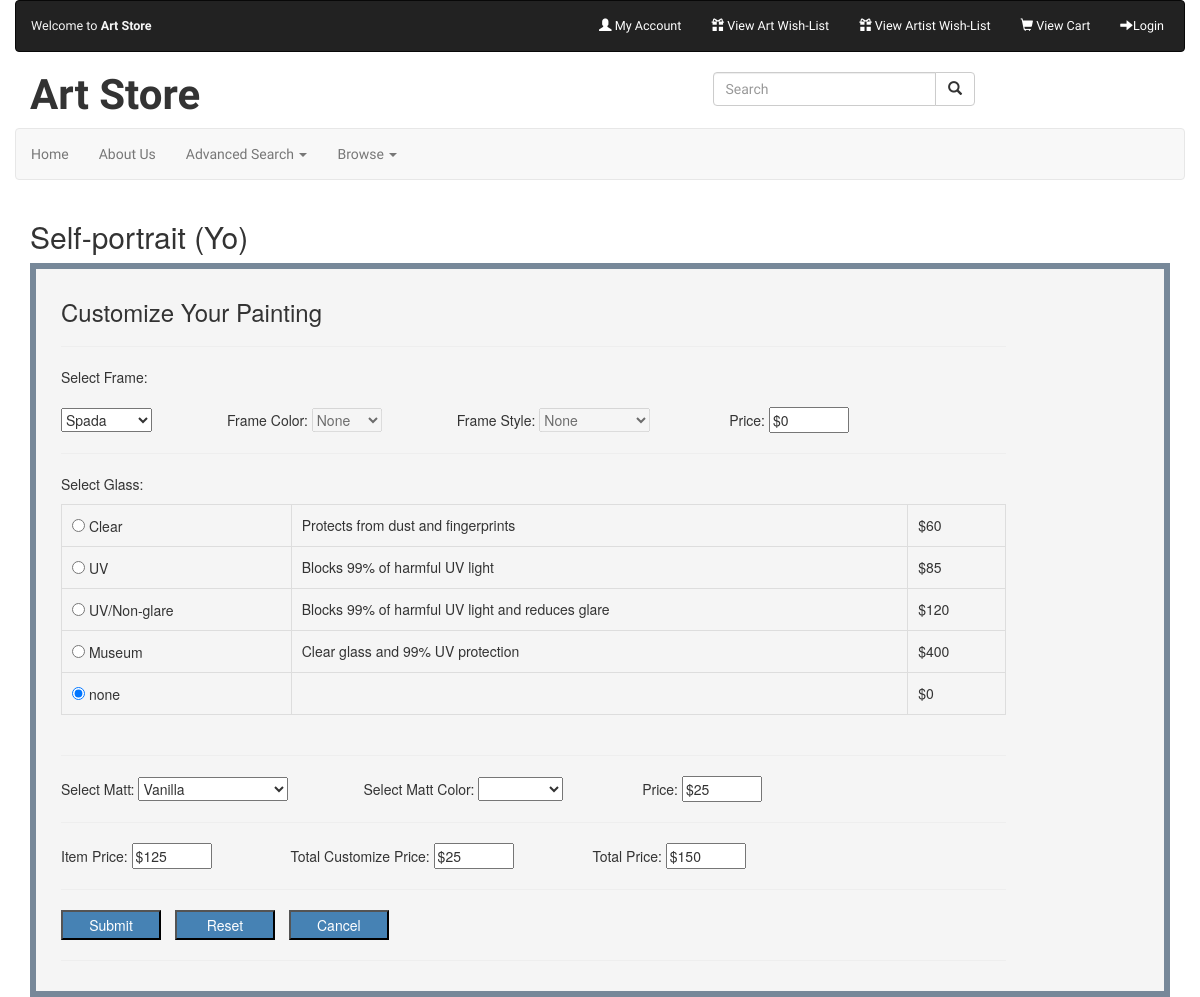
The app's page /customize-product.php?PaintingID=5 with its own data.
### tables this page shows
CREATE TABLE `paintings` (
  `PaintingID` int(11) NOT NULL,
  `ArtistID` int(11) DEFAULT '0',
  `GalleryID` int(11) DEFAULT NULL,
  `ImageFileName` varchar(50) NOT NULL,
  `Title` varchar(255) NOT NULL,
  `ShapeID` int(11) DEFAULT NULL,
  `MuseumLink` varchar(255) DEFAULT NULL,
  `AccessionNumber` varchar(255) DEFAULT NULL,
  `CopyrightText` varchar(255) DEFAULT 'Public domain',
  `Description` longtext,
  `Excerpt` longtext,
  `YearOfWork` int(11) DEFAULT '0',
  `Width` int(11) DEFAULT NULL,
  `Height` int(11) DEFAULT NULL,
  `Medium` varchar(255) DEFAULT 'Oil on canvas',
  `Cost` decimal(19,4) DEFAULT '700.0000',
  `MSRP` decimal(19,4) DEFAULT '900.0000',
  `GoogleLink` varchar(255) DEFAULT NULL,
  `GoogleDescription` longtext,
  `WikiLink` varchar(255) DEFAULT NULL,
  `ReviewCount` int(11) NOT NULL
);

CREATE TABLE `typesglass` (
  `GlassID` int(11) NOT NULL,
  `Title` varchar(255) DEFAULT NULL,
  `Description` varchar(255) DEFAULT NULL,
  `Price` decimal(19,4) DEFAULT NULL
);

### includes/art-ultilities.inc.php (called while the page is built, shortened)
<?php
function getPaintingDetails($paintingsID) {
    try{
        $pdo = new PDO(DBCONNSTRING, DBUSER, DBPASS);
        $pdo->setAttribute(PDO::ATTR_ERRMODE, PDO::ERRMODE_EXCEPTION);
        $sql = "SELECT Paintings.PaintingID, Artists.ArtistID, CONCAT_WS(' ',Artists.FirstName, Artists.LastName) AS ArtistName,
                Galleries.GalleryID, GalleryName, GalleryCity ,ImageFileName, Title, Paintings.ShapeID, ShapeName, CopyrightText, Paintings.Description,
                YearOfWork, Width, Height, Medium, Cost, GenreName, SubjectName
                FROM Paintings JOIN PaintingSubjects ON Paintings.PaintingID = PaintingSubjects.PaintingID
                                JOIN Subjects ON PaintingSubjects.SubjectID = Subjects.SubjectID
                                JOIN PaintingGenres ON Paintings.PaintingID = PaintingGenres.PaintingID
                                JOIN Genres ON PaintingGenres.GenreID = Genres.GenreID
                                JOIN Artists ON Paintings.ArtistID = Artists.ArtistID
                                JOIN Galleries ON Paintings.GalleryID = Galleries.GalleryID
                                JOIN Shapes ON Paintings.ShapeID = Shapes.ShapeID
                                WHERE Paintings.PaintingID = ?";
        $statement = $pdo->prepare($sql);
        $statement->bindValue(1, $paintingsID);
        $statement->execute();
        $paintings = array();
        while($row=$statement->fetch()) {
            $aPainting = new Art($row['PaintingID'],$row['ArtistID'],$row['ArtistName'],$row['GalleryID'],
                                $row['GalleryName'],$row['GalleryCity'],$row['ImageFileName'],$row['Title'],
                                $row['ShapeID'],$row['ShapeName'],$row['CopyrightText'],$row['Description'],
                                $row['YearOfWork'],$row['Width'],$row['Height'],$row['Medium'],$row['Cost'],
                                $row['GenreName'],$row['SubjectName']);
            if(array_key_exists($aPainting->getPaintingID(),$paintings)) {
                $newSubjectName = $row['SubjectName'];
                $subjectNames = $paintings[$aPainting->getPaintingID()]->getSubjectName();
                if(!in_array($newSubjectName, $subjectNames)){
                    $paintings[$aPainting->getPaintingID()]->setSubjectName($newSubjectName);
                }
                $newGenereName = $row['GenreName'];
                $genereNames = $paintings[$aPainting->getPaintingID()]->getGenresName();
                if(!in_array($newGenereName, $genereNames)){
                    $paintings[$aPainting->getPaintingID()]->setGenresName($newGenereName);
                }
            }
            else {
                $paintings[$aPainting->getPaintingID()] = $aPainting;
            }
        }
        return $paintings[$paintingsID];
    } catch(PDOException $e) {
        die($e->getMessage());
        return null;
    }
}
?>

### classes/art.class.php (called while the page is built, shortened)
<?php
    class Art {
        private $paintingID;
        private $title;
        private $cost;
        function setPaintingID($paintingId) {
            $this->paintingID = $paintingId;
        }
        function setTitle($title) {
            $this->title = $title;
        }
        function setCost($cost) {
            $this->cost = $cost;
        }
        function getPaintingID() {return $this->paintingID;}
        function getTitle() {return $this->title;}
        function getCost() {return $this->cost;}
    }
?>

### includes/cart-utilities.inc.php (the view, shortened to what this page needs)
<?php
require_once('art-ultilities.inc.php');
function getFrameOptions($option) {
    try
    {
        $pdo = new PDO(DBCONNSTRING, DBUSER, DBPASS);
        $pdo->setAttribute(PDO::ATTR_ERRMODE, PDO::ERRMODE_EXCEPTION);
        $sql = "SELECT DISTINCT ".$option." FROM TypesFrames ORDER BY Title DESC";
        $statement = $pdo->prepare($sql);
        $statement->execute();
        while ($row = $statement->fetch()) {
            if($row[$option] == "[None]" || $row[$option] == "" || is_null($row[$option])){
                $row[$option] = "None";
            }
            $aFrame[$option] = $row[$option];
            $frames[] = $aFrame;
        }
        return $frames;
    }
    catch (PDOException $e)
    {
        die($e->getMessage());
        return null;
    }
}
function showFrameTitles() {
    $frames = getFrameOptions('Title');
    echo "<span class='row-spacing'>Select Frame: <br><br><select name='FrameTitle' onchange='updateFramePrice()'>";
    foreach ($frames as $frame) {
        echo "<option value='".$frame['Title']."'>".$frame['Title']."</option>";
    }
    echo "</select></span>";
}
function showFrameColors() {
    $frames = getFrameOptions('Color');
    echo "<span class='row-spacing'>Frame Color: <select name='FrameColor' disabled>";
    foreach ($frames as $frame) {
        if($frame['Color']=='None') {
            $disabled = 'selected disabled';
        }
        else {
            $disabled = '';
        }
        echo "<option value='".$frame['Color']."'".$disabled.">".$frame['Color']."</option>";
    }
    echo "</select></span>";
}
function showFrameStyles() {
    $frames = getFrameOptions('Syle');
    echo "<span class='row-spacing'>Frame Style: <select name='FrameStyle' disabled>";
    foreach ($frames as $frame) {
        if($frame['Syle']=='None') {
            $disabled = 'selected disabled';
        }
        else {
            $disabled = '';
        }
        echo "<option value='".$frame['Syle']."'".$disabled.">".$frame['Syle']."</option>";
    }
    echo "</select></span>";
}
function showPriceForFrameSelection() {
    echo "<span class='customize-price'> Price: <input type='text' name='framePrice' value = '$0'  readonly> </span>";
}
function getGlassTypes() {
    try
    {
        $pdo = new PDO(DBCONNSTRING, DBUSER, DBPASS);
        $pdo->setAttribute(PDO::ATTR_ERRMODE, PDO::ERRMODE_EXCEPTION);
        $sql = "SELECT GlassID, Title, Description, Price FROM TypesGlass";
        $statement = $pdo->prepare($sql);
        $statement->execute();
        while ($row = $statement->fetch()) {
            if($row['Title'] == "[None]"){
                $row['Title'] = "none";
            }
            $aGlass['Title'] = $row['Title'];
            $aGlass['Description'] = $row['Description'];
            $aGlass['Price'] = $row['Price'];
            $glassTypes[$row['GlassID']] = $aGlass;
        }
        return $glassTypes;
    }
    catch (PDOException $e)
    {
        die($e->getMessage());
        return null;
    }
}
function showFrameGlassTypes() {
    $glassTypes = getGlassTypes();
    echo "<p> Select Glass: </p>";
    echo "<table id='glass-select'>";
    foreach ($glassTypes as $key => $type) {
        if ($type['Title'] == "none") {
            $radioChecked = 'checked';
        }
        else {
            $radioChecked = '';
        }
        echo "
                <tr>
                    <td>
                        <input type='radio' name='GlassType' value='".$type['Title']." $".$type['Price']."' ".$radioChecked. " onchange='updateFramePrice()'>
                        ".$type['Title']."
                    </td>
                    <td>
                        ".$type['Description']."
                    </td>
                    <td>
                        $". intval($type['Price'])."
                    </td>
                </tr>
            ";
    }
    echo "</table>";
}
function getMattTypes($option) {
    try
    {
        $pdo = new PDO(DBCONNSTRING, DBUSER, DBPASS);
        $pdo->setAttribute(PDO::ATTR_ERRMODE, PDO::ERRMODE_EXCEPTION);
        $sql = "SELECT MattID, ".$option." FROM TypesMatt ORDER BY Title DESC";
        $statement = $pdo->prepare($sql);
        $statement->execute();
        while ($row = $statement->fetch()) {
            if($row[$option] == "[None]" || is_null($row[$option])){
                $row[$option] = "Default";
            }
            $aMatt[$option] = $row[$option];
            $mattTypes[$row['MattID']] = $aMatt;
        }
        return $mattTypes;
    }
    catch (PDOException $e)
    {
        die($e->getMessage());
        return null;
    }
}
function showMattTitles() {
    $matts = getMattTypes('Title');
    echo "<span class='row-spacing'>Select Matt: <select name='MattTitle'>";
    foreach ($matts as $matt) {
        echo "<option value='".$matt['Title']."'>".$matt['Title']."</option>";
    }
    echo "</select></span>";
}
function showMattColors() {
    $matts = getMattTypes('ColorCode');
    echo "<span class='row-spacing'>Select Matt Color: <select name='colorPicker' id='color-picker' onchange='changeColor()'>";
    foreach ($matts as $matt) {
        echo "<option value='".$matt['ColorCode']."' style='background-color:#".$matt['ColorCode']."'>&nbsp;&nbsp;&nbsp;&nbsp;&nbsp;&nbsp;&nbsp;&nbsp;&nbsp;&nbsp;&nbsp;&nbsp;&nbsp;&nbsp;&nbsp;&nbsp;</option>";
    }
    echo "</select></span>";
}
function showMattPrice() {
    echo "<span class='customize-price''> Price: <input type='text' name='MattPrice' value = '$25'  readonly> </span>";
}
?>

### customize-product.php (shortened to what this page needs)
<?php
    include('includes/cart-utilities.inc.php');
    if(isset($_GET['PaintingID'])) {
        $paintingID = $_GET['PaintingID'];
    }
    else {
        header('Location: works.php');
    }
    $painting = getPaintingDetails($paintingID);
?>
<!DOCTYPE html>
<html>
    <head>
        <?php include "includes/head.inc.php";?>
    </head>
    <body>
        <?php include 'includes/primary-navigation.inc.php';?>
            <form action="cart/add-to-cart.php" method="POST" class"form-group">
                <h2><?php echo $painting->getTitle(); ?></h2>
                <div id='form-box'>
                    <fieldset>
                        <div class="container">
                            <div class="row">
                                <div class="col-md-10">
                                <h3>Customize Your Painting</h3>
                                <hr>
                                    <?php
                                        showFrameTitles();
                                        showFrameColors();
                                        showFrameStyles();
                                        showPriceForFrameSelection();
                                    ?>
                                <br>
                                <hr>
                                    <?php
                                        showFrameGlassTypes();
                                    ?>
                                <br>
                                <hr>
                                    <?php
                                        showMattTitles();
                                        showMattColors();
                                        showMattPrice();
                                    ?>
                                    <br>
                                    <hr>
                                    <span class='customize-price row-spacing'>Item Price: <input type='text' name='ItemPrice' value='<?php echo "$".intval($painting->getCost()); ?>' readonly></span>
                                    <span class='customize-price row-spacing'>Total Customize Price: <input type='text' name='CustomizePrice' value='$0' readonly></span>
                                    <span class='customize-price row-spacing'>Total Price: <input type='text' name='TotalPrice' value='$0' readonly></span>
                                    <br>
                                    <hr>
                                    <input type='submit' name='submit' value="Submit" class='submit-btn'>
                                    <input type='reset' name='reset' value='Reset' class='submit-btn' onclick='resetColorPicker()'>
                                    <input type='submit' name='submit' value='Cancel' class='submit-btn'>
                                    <br>
                                    <hr>
                                </div>
                            </div>
                        </div>
                    </fieldset>
                </form>
            </div>
    </body>
</html>

### css/common.css (style rules this page uses)
.row-spacing { padding-right: 75px; padding-bottom: 10px; }
#glass-select { width: 100%; }
#glass-select td { border: 1px solid #ddd; padding: 10px; }
.customize-price input { width: 80px; }
.submit-btn { width: 100px; height: 30px; background-color: steelblue; color: white; margin-right: 10px; }
#form-box { border: 6px solid lightslategray; background-color: whitesmoke; padding: 10px; }

### records on screen
paintings: Title "Self-portrait (Yo)", ItemPrice "$125"
typesglass: Title "Clear", Description "Protects from dust and fingerprints", Price "60"
typesglass: Title "UV", Description "Blocks 99% of harmful UV light", Price "85"
typesglass: Title "UV/Non-glare", Description "Blocks 99% of harmful UV light and reduces glare", Price "120"
typesglass: Title "Museum", Description "Clear glass and 99% UV protection", Price "400"

### other values on screen
$btn "Login"
$type['Title'] "none"
$type['Price'] "0"
form field FrameTitle "Spada"
form field FrameColor "None"
form field FrameStyle "None"
form field MattTitle "Vanilla"
